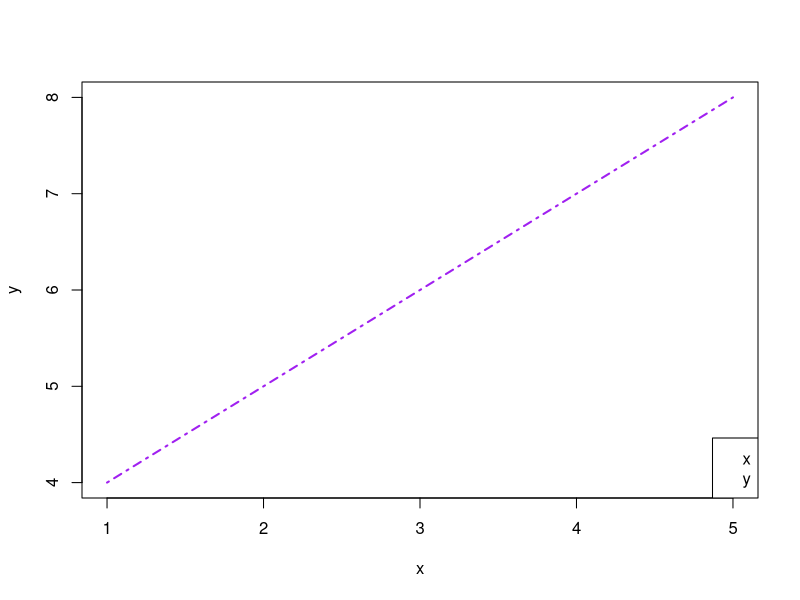
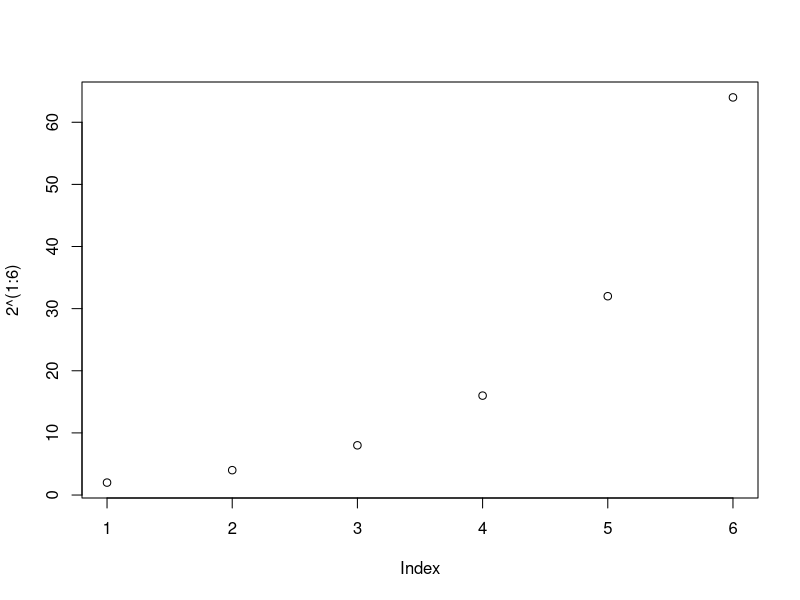
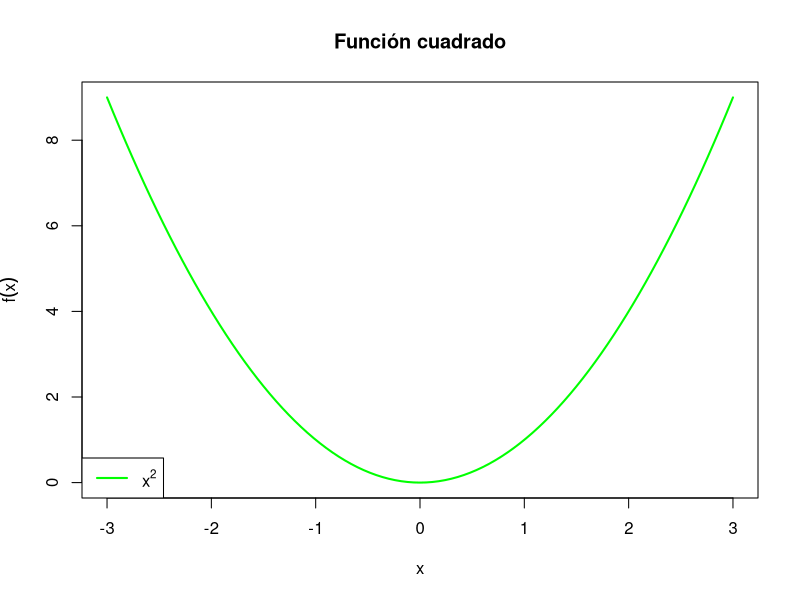
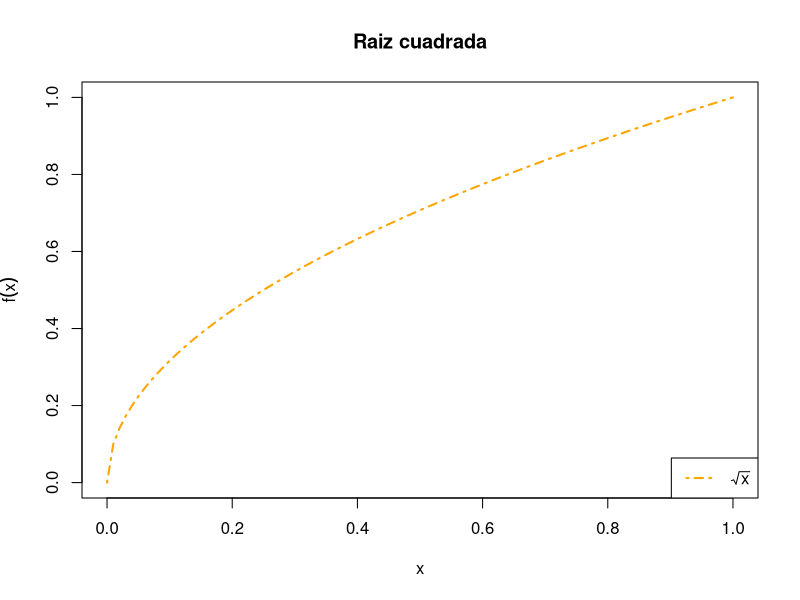
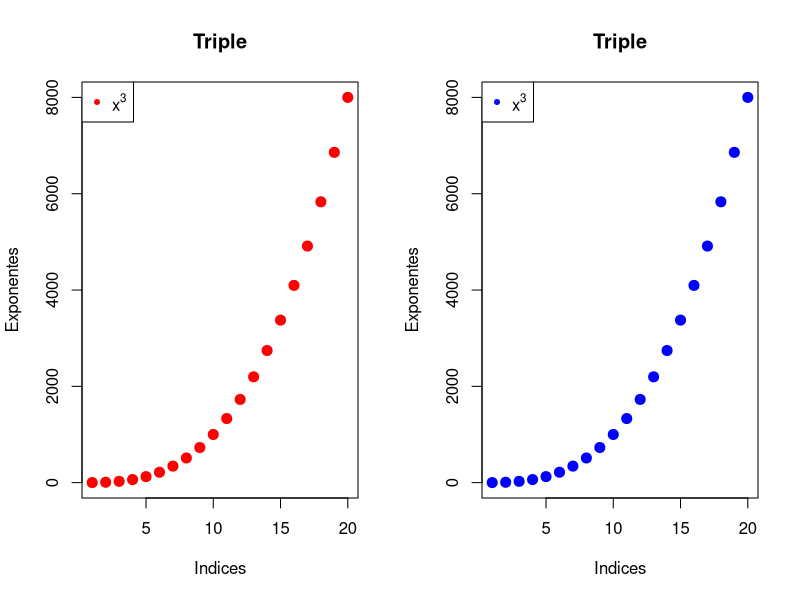
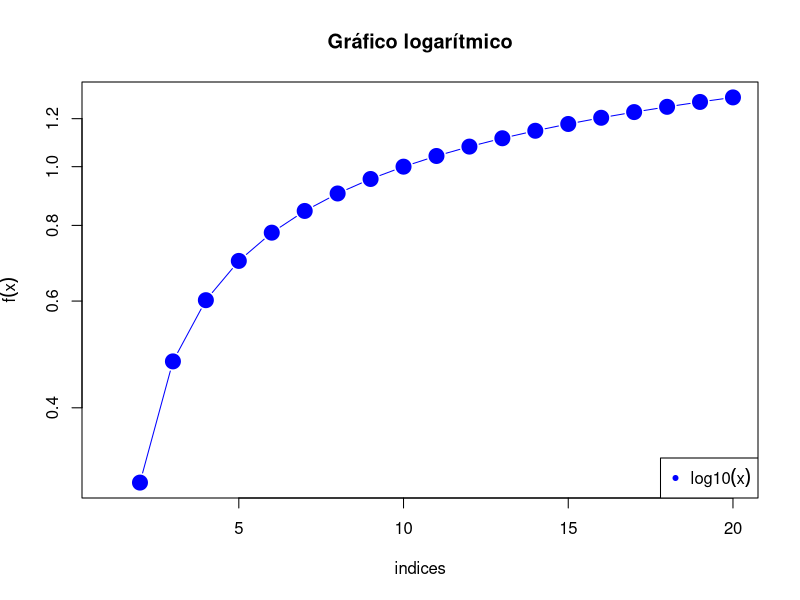
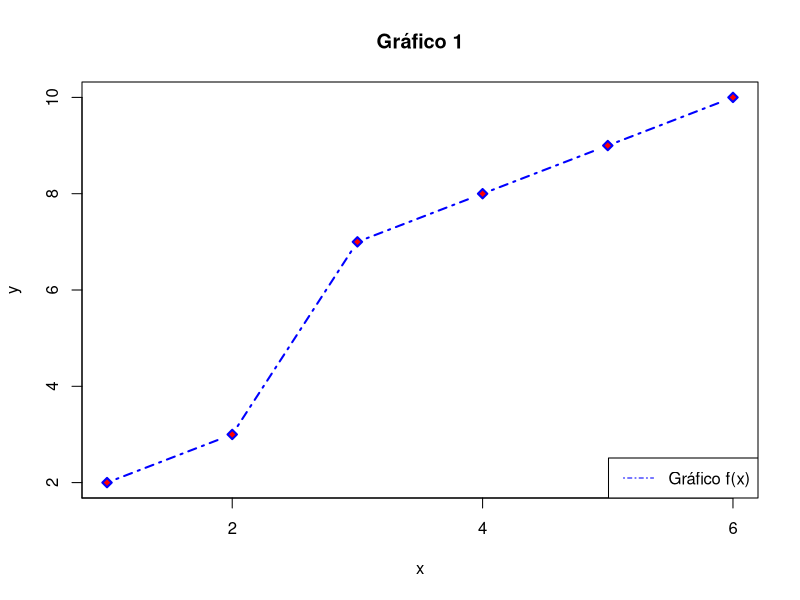
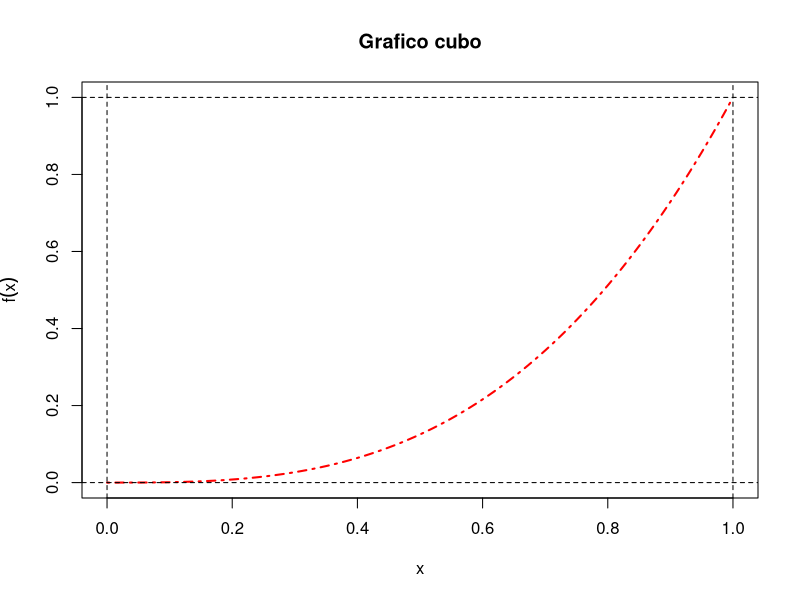

These charts were generated, in order, by the following R code:
## ---- chunk 1
knitr::opts_chunk$set(echo = TRUE)
## ---- chunk 2
x = seq(1,5,1)
y = seq(4,8,1)
plot(x,y,type = "l", col = "purple", lwd = 2 ,
     lty = "dotdash")
legend("bottomright",
       legend = c("x","y"))


## ---- chunk 3
plot(2^(1:6))
## ---- chunk 4
cuadrado = function(x){x^2}
plot(cuadrado, col = "green",lwd = 2 , 
     main = "Función cuadrado", xlim = c(-3,3),
     ylab = expression(f(x)))
legend("bottomleft",
       legend = c(expression(x^2)),col = "green",
       lwd = 2)


## ---- chunk 5
x = c(14,16,18,19)
raiz_cuadrada = function(x){sqrt(x)}
plot(raiz_cuadrada, main = "Raiz cuadrada",
     xlab = "x", ylab = expression(f(x)),
     type = "l", lty = "dotdash",lwd = 2,
     col = "orange")
legend("bottomright",
      legend = c(expression(sqrt(x))),lwd = 2,
      lty = "dotdash", col = "orange")
## ---- chunk 6
par(mfrow = c(1,2))
x = 1:20
triple = function(x){x ^ 3}
plot(triple(x),xlab = "Indices",
     ylab = "Exponentes",main = "Triple",
     pch = 20 , cex = 2,col = "red")
legend("topleft",
       legend = c(expression(x^3)),col = "red",
       pch = 20)
plot(triple(x),xlab = "Indices",
     ylab = "Exponentes",main = "Triple",
     pch = 20 , cex = 2,col = "blue")
legend("topleft",
       legend = c(expression(x^3)),col = "blue",
       pch = 20)
par(mfrow = c(1,1))
## ---- chunk 7
x = 1:20
logaritmico = function(x){log10(x)}
plot(logaritmico(x),xlab = "indices",
     ylab = expression(f(x)),log = "y",
     main = "Gráfico logarítmico",pch = 20,
     col = "blue",cex = 3,type = "b")
legend("bottomright",
       legend = c(expression(log10(x))),
       col = "blue",pch = 20)

## ---- chunk 8
x = c(1,2,3,4,5,6)
y = c(2,3,7,8,9,10)
plot(x,y,main = "Gráfico 1",pch = 23,col = "blue",
     bg = "red",lty = "dotdash",type = "b",
     lwd = 2,xaxp = c(0,6,3),yaxp = c(0,10,5))
legend("bottomright",
       legend = c("Gráfico f(x)"),
       col = "blue",lty = "dotdash")



## ---- chunk 9
c = function(x){x^3}
plot(c,xlab = "x",ylab = expression(f(x)),
     main = "Grafico cubo",
     pch = 19 , lty = "dotdash",lwd = 2,
     col = "red")
abline(v = -2:2 , h = 0:6, lty = "dashed",
       col = "gray0")
